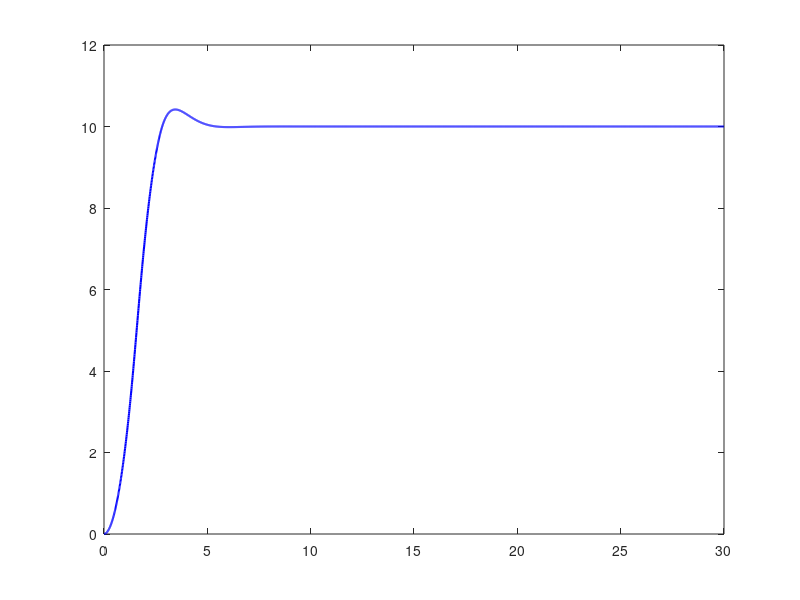

Recreate this plot in MATLAB. (Note: this script raises an error after producing the figure.)
clc;
clear;
close all;
dt = 0.01;             
T = 30;                
t = 0:dt:T;
N = length(t);
g = 9.81;              
mass = 1.5;            
desired_altitude = 10; 
altitude = zeros(1,N);
velocity = zeros(1,N);
acceleration = zeros(1,N);
altitude(1) = 0;
velocity(1) = 0;
Kp = 3.0;              
Kd = 2.5;             
max_acc = 4;
for k = 1:N-1
    error = desired_altitude - altitude(k);
    command_acc = Kp * error - Kd * velocity(k);
    command_acc = max(min(command_acc, max_acc), -max_acc);
    acceleration(k) = command_acc;
    velocity(k+1) = velocity(k) + acceleration(k)*dt;
    altitude(k+1) = altitude(k) + velocity(k+1)*dt;
    if altitude(k+1) < 0
        altitude(k+1) = 0;
        velocity(k+1) = 0;
    end
end
acceleration(N) = acceleration(N-1);
rng(1);
gyro_roll = 0.5*randn(1,N);
gyro_pitch = 0.5*randn(1,N);
gyro_yaw = 0.5*randn(1,N);
accel_x = 0.05*randn(1,N);
accel_y = 0.05*randn(1,N);
accel_z = g + acceleration + 0.05*randn(1,N);
altitude_error = desired_altitude - altitude;
RMSE = sqrt(mean(altitude_error.^2));
fprintf('BASIC UAV FLIGHT SIMULATION RESULTS\n');
fprintf('----------------------------------\n');
fprintf('Desired altitude: %.2f m\n', desired_altitude);
fprintf('Final simulated altitude: %.2f m\n', altitude(end));
fprintf('Final vertical velocity: %.2f m/s\n', velocity(end));
fprintf('Altitude tracking RMSE: %.3f m\n', RMSE);
figure;
plot(t, altitude, 'b', 'LineWidth', 1.5);
hold on;
yline(desired_altitude, 'r--', 'Desired Altitude');
xlabel('Time (s)');
ylabel('Altitude (m)');
title('UAV Altitude Response');
legend('Actual Altitude', 'Desired Altitude');
grid on;
figure;
plot(t, velocity, 'LineWidth', 1.5);
xlabel('Time (s)');
ylabel('Vertical Velocity (m/s)');
title('UAV Vertical Velocity');
grid on;
figure;
plot(t, acceleration, 'LineWidth', 1.5);
xlabel('Time (s)');
ylabel('Vertical Acceleration (m/s^2)');
title('UAV Vertical Acceleration');
grid on;
figure;
plot(t, gyro_roll, 'LineWidth', 1);
hold on;
plot(t, gyro_pitch, 'LineWidth', 1);
plot(t, gyro_yaw, 'LineWidth', 1);
xlabel('Time (s)');
ylabel('Angular Velocity (degrees/s)');
title('Simulated Gyroscope Measurements');
legend('Roll', 'Pitch', 'Yaw');
grid on;
figure;
plot(t, accel_x, 'LineWidth', 1);
hold on;
plot(t, accel_y, 'LineWidth', 1);
plot(t, accel_z, 'LineWidth', 1);
xlabel('Time (s)');
ylabel('Specific Force (m/s^2)');
title('Simulated Accelerometer Measurements');
legend('X-axis', 'Y-axis', 'Z-axis');
grid on;
figure;
plot(t, altitude_error, 'LineWidth', 1.5);
xlabel('Time (s)');
ylabel('Altitude Error (m)');
title('UAV Altitude Tracking Error');
grid on;
fprintf('\nSimulation completed successfully.\n');
